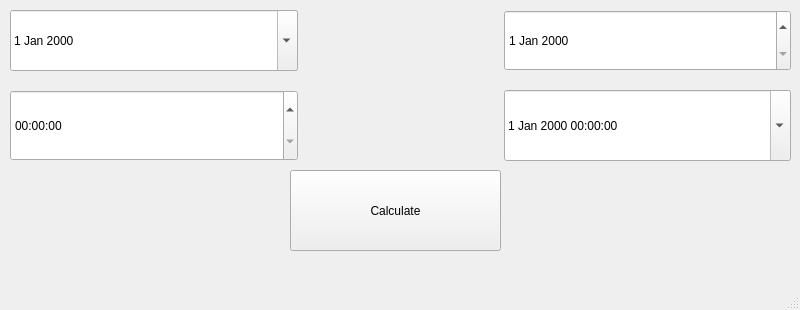
<?xml version="1.0" encoding="UTF-8"?>
<ui version="4.0">
 <class>MainWindow</class>
 <widget class="QMainWindow" name="MainWindow">
  <property name="geometry">
   <rect>
    <x>0</x>
    <y>0</y>
    <width>800</width>
    <height>310</height>
   </rect>
  </property>
  <property name="windowTitle">
   <string>MainWindow</string>
  </property>
  <widget class="QWidget" name="centralwidget">
   <widget class="QPushButton" name="btnCalculate">
    <property name="geometry">
     <rect>
      <x>290</x>
      <y>170</y>
      <width>211</width>
      <height>81</height>
     </rect>
    </property>
    <property name="text">
     <string>Calculate</string>
    </property>
   </widget>
   <widget class="QWidget" name="">
    <property name="geometry">
     <rect>
      <x>10</x>
      <y>10</y>
      <width>781</width>
      <height>61</height>
     </rect>
    </property>
    <layout class="QHBoxLayout" name="horizontalLayout">
     <item>
      <widget class="QDateEdit" name="dateStart">
       <property name="sizePolicy">
        <sizepolicy hsizetype="Minimum" vsizetype="Preferred">
         <horstretch>0</horstretch>
         <verstretch>0</verstretch>
        </sizepolicy>
       </property>
       <property name="calendarPopup">
        <bool>true</bool>
       </property>
      </widget>
     </item>
     <item>
      <spacer name="horizontalSpacer">
       <property name="orientation">
        <enum>Qt::Horizontal</enum>
       </property>
       <property name="sizeType">
        <enum>QSizePolicy::Fixed</enum>
       </property>
       <property name="sizeHint" stdset="0">
        <size>
         <width>200</width>
         <height>20</height>
        </size>
       </property>
      </spacer>
     </item>
     <item>
      <widget class="QDateEdit" name="dateEnd">
       <property name="sizePolicy">
        <sizepolicy hsizetype="Minimum" vsizetype="Preferred">
         <horstretch>0</horstretch>
         <verstretch>0</verstretch>
        </sizepolicy>
       </property>
      </widget>
     </item>
    </layout>
   </widget>
   <widget class="QWidget" name="">
    <property name="geometry">
     <rect>
      <x>10</x>
      <y>90</y>
      <width>781</width>
      <height>71</height>
     </rect>
    </property>
    <layout class="QHBoxLayout" name="horizontalLayout_2">
     <item>
      <widget class="QTimeEdit" name="timeEdit">
       <property name="sizePolicy">
        <sizepolicy hsizetype="Minimum" vsizetype="Expanding">
         <horstretch>0</horstretch>
         <verstretch>0</verstretch>
        </sizepolicy>
       </property>
      </widget>
     </item>
     <item>
      <spacer name="horizontalSpacer_2">
       <property name="orientation">
        <enum>Qt::Horizontal</enum>
       </property>
       <property name="sizeType">
        <enum>QSizePolicy::Fixed</enum>
       </property>
       <property name="sizeHint" stdset="0">
        <size>
         <width>200</width>
         <height>20</height>
        </size>
       </property>
      </spacer>
     </item>
     <item>
      <widget class="QDateTimeEdit" name="dateTimeEdit">
       <property name="sizePolicy">
        <sizepolicy hsizetype="Minimum" vsizetype="Preferred">
         <horstretch>0</horstretch>
         <verstretch>0</verstretch>
        </sizepolicy>
       </property>
       <property name="calendarPopup">
        <bool>true</bool>
       </property>
      </widget>
     </item>
    </layout>
   </widget>
  </widget>
  <widget class="QMenuBar" name="menubar">
   <property name="geometry">
    <rect>
     <x>0</x>
     <y>0</y>
     <width>800</width>
     <height>26</height>
    </rect>
   </property>
  </widget>
  <widget class="QStatusBar" name="statusbar"/>
 </widget>
 <resources/>
 <connections/>
</ui>
